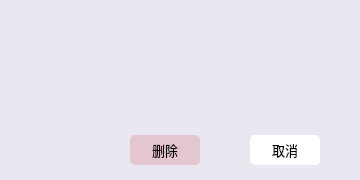
<?xml version="1.0" encoding="UTF-8"?>
<ui version="4.0">
 <class>Dialog</class>
 <widget class="QDialog" name="Dialog">
  <property name="geometry">
   <rect>
    <x>0</x>
    <y>0</y>
    <width>360</width>
    <height>180</height>
   </rect>
  </property>
  <property name="windowTitle">
   <string>Dialog</string>
  </property>
  <property name="styleSheet">
   <string notr="true">background-color: #e9e7ef</string>
  </property>
  <widget class="QWidget" name="widget" native="true">
   <property name="geometry">
    <rect>
     <x>0</x>
     <y>0</y>
     <width>360</width>
     <height>180</height>
    </rect>
   </property>
   <property name="styleSheet">
    <string notr="true">border-radius:15px</string>
   </property>
   <widget class="QPushButton" name="acceptButton">
    <property name="geometry">
     <rect>
      <x>130</x>
      <y>135</y>
      <width>70</width>
      <height>30</height>
     </rect>
    </property>
    <property name="font">
     <font>
      <family>微软雅黑</family>
      <pointsize>10</pointsize>
     </font>
    </property>
    <property name="cursor">
     <cursorShape>PointingHandCursor</cursorShape>
    </property>
    <property name="styleSheet">
     <string notr="true">
QPushButton{background-color:rgb(228, 198, 208);;border:0px;border-radius:5px;}

QPushButton:hover{color: rgb(249, 144, 111);}</string>
    </property>
    <property name="text">
     <string>删除</string>
    </property>
    <property name="shortcut">
     <string>Return</string>
    </property>
    <property name="autoDefault">
     <bool>false</bool>
    </property>
    <property name="flat">
     <bool>false</bool>
    </property>
   </widget>
   <widget class="QPushButton" name="rejectButton">
    <property name="geometry">
     <rect>
      <x>250</x>
      <y>135</y>
      <width>70</width>
      <height>30</height>
     </rect>
    </property>
    <property name="font">
     <font>
      <family>华文细黑</family>
      <pointsize>10</pointsize>
     </font>
    </property>
    <property name="cursor">
     <cursorShape>PointingHandCursor</cursorShape>
    </property>
    <property name="styleSheet">
     <string notr="true">QPushButton:hover{color: rgb(249, 144, 111);}
QPushButton{border:1px;
border-radius:5px;background-color:white}</string>
    </property>
    <property name="text">
     <string>取消</string>
    </property>
    <property name="shortcut">
     <string>Esc</string>
    </property>
    <property name="autoDefault">
     <bool>false</bool>
    </property>
    <property name="flat">
     <bool>false</bool>
    </property>
   </widget>
   <widget class="QLabel" name="label">
    <property name="geometry">
     <rect>
      <x>25</x>
      <y>30</y>
      <width>310</width>
      <height>70</height>
     </rect>
    </property>
    <property name="font">
     <font>
      <family>华文细黑</family>
      <pointsize>11</pointsize>
     </font>
    </property>
    <property name="text">
     <string/>
    </property>
    <property name="scaledContents">
     <bool>false</bool>
    </property>
    <property name="wordWrap">
     <bool>true</bool>
    </property>
   </widget>
  </widget>
 </widget>
 <resources/>
 <connections/>
</ui>
